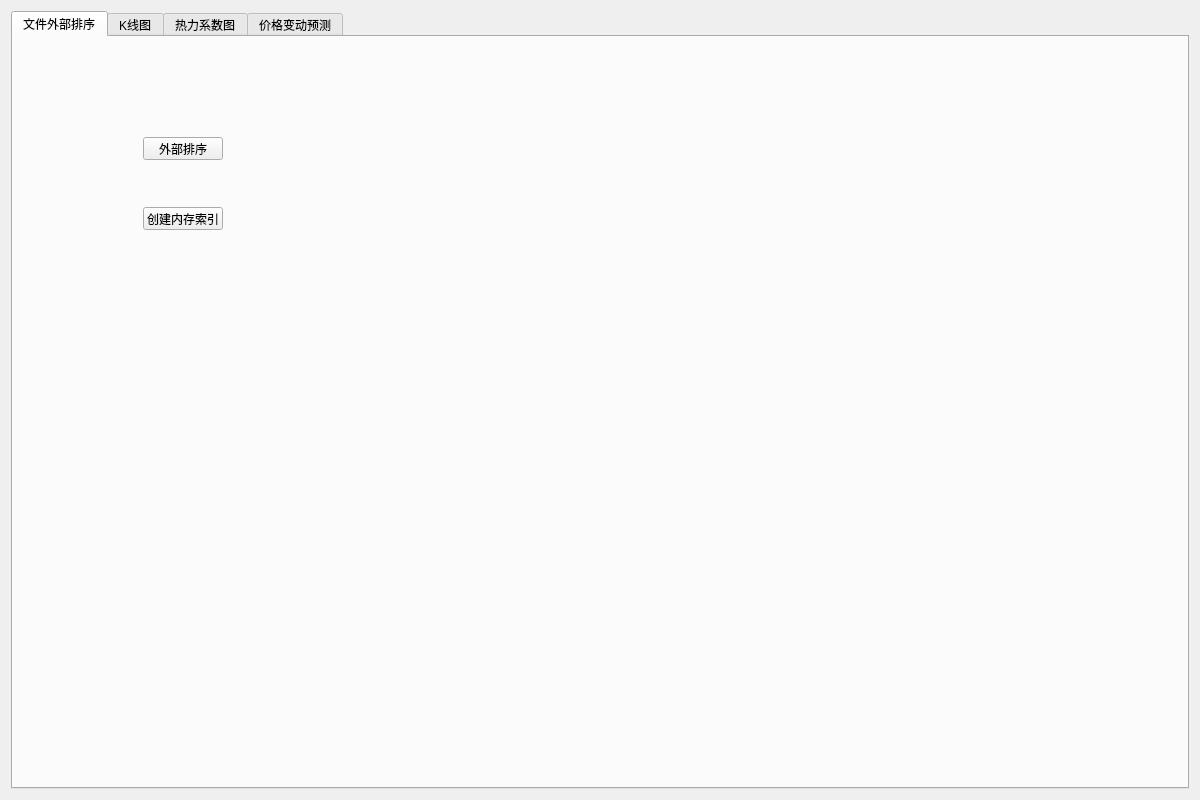
<?xml version="1.0" encoding="UTF-8"?>
<ui version="4.0">
 <class>Widget</class>
 <widget class="QWidget" name="Widget">
  <property name="geometry">
   <rect>
    <x>0</x>
    <y>0</y>
    <width>1200</width>
    <height>800</height>
   </rect>
  </property>
  <property name="windowTitle">
   <string>Widget</string>
  </property>
  <layout class="QVBoxLayout" name="verticalLayout">
   <item>
    <widget class="QTabWidget" name="tabWidget">
     <property name="currentIndex">
      <number>0</number>
     </property>
     <widget class="QWidget" name="tab_1">
      <attribute name="title">
       <string>文件外部排序</string>
      </attribute>
      <widget class="QPushButton" name="pushButton_2">
       <property name="geometry">
        <rect>
         <x>130</x>
         <y>100</y>
         <width>80</width>
         <height>23</height>
        </rect>
       </property>
       <property name="text">
        <string>外部排序</string>
       </property>
      </widget>
      <widget class="QPushButton" name="pushButton">
       <property name="geometry">
        <rect>
         <x>130</x>
         <y>170</y>
         <width>80</width>
         <height>23</height>
        </rect>
       </property>
       <property name="text">
        <string>创建内存索引</string>
       </property>
      </widget>
     </widget>
     <widget class="QWidget" name="tab_2">
      <attribute name="title">
       <string>K线图</string>
      </attribute>
      <widget class="QComboBox" name="cb2">
       <property name="geometry">
        <rect>
         <x>116</x>
         <y>89</y>
         <width>188</width>
         <height>23</height>
        </rect>
       </property>
       <property name="editable">
        <bool>true</bool>
       </property>
      </widget>
      <widget class="QLabel" name="ConsoleStockCodeLabel">
       <property name="geometry">
        <rect>
         <x>50</x>
         <y>60</y>
         <width>60</width>
         <height>23</height>
        </rect>
       </property>
       <property name="text">
        <string>股票代码：</string>
       </property>
      </widget>
      <widget class="QComboBox" name="cb1">
       <property name="geometry">
        <rect>
         <x>116</x>
         <y>60</y>
         <width>188</width>
         <height>23</height>
        </rect>
       </property>
       <property name="sizePolicy">
        <sizepolicy hsizetype="MinimumExpanding" vsizetype="Fixed">
         <horstretch>0</horstretch>
         <verstretch>0</verstretch>
        </sizepolicy>
       </property>
       <property name="editable">
        <bool>true</bool>
       </property>
      </widget>
      <widget class="QLabel" name="ConsoleMonthLabel">
       <property name="geometry">
        <rect>
         <x>50</x>
         <y>89</y>
         <width>60</width>
         <height>23</height>
        </rect>
       </property>
       <property name="text">
        <string>交易年月：</string>
       </property>
      </widget>
      <widget class="QPushButton" name="pushButton_5">
       <property name="geometry">
        <rect>
         <x>120</x>
         <y>140</y>
         <width>80</width>
         <height>23</height>
        </rect>
       </property>
       <property name="text">
        <string>确定</string>
       </property>
      </widget>
      <widget class="QCustomPlot" name="custom_plot" native="true">
       <property name="geometry">
        <rect>
         <x>380</x>
         <y>180</y>
         <width>500</width>
         <height>500</height>
        </rect>
       </property>
      </widget>
     </widget>
     <widget class="QWidget" name="tab_3">
      <attribute name="title">
       <string>热力系数图</string>
      </attribute>
      <widget class="QComboBox" name="cbb1">
       <property name="geometry">
        <rect>
         <x>20</x>
         <y>170</y>
         <width>131</width>
         <height>23</height>
        </rect>
       </property>
      </widget>
      <widget class="QComboBox" name="cbb3">
       <property name="geometry">
        <rect>
         <x>20</x>
         <y>210</y>
         <width>131</width>
         <height>23</height>
        </rect>
       </property>
      </widget>
      <widget class="QComboBox" name="cbb2">
       <property name="geometry">
        <rect>
         <x>160</x>
         <y>170</y>
         <width>131</width>
         <height>23</height>
        </rect>
       </property>
      </widget>
      <widget class="QComboBox" name="cbb4">
       <property name="geometry">
        <rect>
         <x>160</x>
         <y>210</y>
         <width>131</width>
         <height>23</height>
        </rect>
       </property>
      </widget>
      <widget class="QComboBox" name="cbb5">
       <property name="geometry">
        <rect>
         <x>20</x>
         <y>260</y>
         <width>131</width>
         <height>23</height>
        </rect>
       </property>
      </widget>
      <widget class="QComboBox" name="cbb7">
       <property name="geometry">
        <rect>
         <x>20</x>
         <y>300</y>
         <width>131</width>
         <height>23</height>
        </rect>
       </property>
      </widget>
      <widget class="QComboBox" name="cbb6">
       <property name="geometry">
        <rect>
         <x>160</x>
         <y>260</y>
         <width>131</width>
         <height>23</height>
        </rect>
       </property>
      </widget>
      <widget class="QComboBox" name="cbb8">
       <property name="geometry">
        <rect>
         <x>160</x>
         <y>300</y>
         <width>131</width>
         <height>23</height>
        </rect>
       </property>
      </widget>
      <widget class="QComboBox" name="cbb9">
       <property name="geometry">
        <rect>
         <x>20</x>
         <y>340</y>
         <width>131</width>
         <height>23</height>
        </rect>
       </property>
      </widget>
      <widget class="QComboBox" name="cbb10">
       <property name="geometry">
        <rect>
         <x>160</x>
         <y>340</y>
         <width>131</width>
         <height>23</height>
        </rect>
       </property>
      </widget>
      <widget class="QComboBox" name="cbb01">
       <property name="geometry">
        <rect>
         <x>70</x>
         <y>490</y>
         <width>131</width>
         <height>23</height>
        </rect>
       </property>
      </widget>
      <widget class="QLabel" name="label">
       <property name="geometry">
        <rect>
         <x>70</x>
         <y>460</y>
         <width>131</width>
         <height>16</height>
        </rect>
       </property>
       <property name="text">
        <string>请选择年月</string>
       </property>
      </widget>
      <widget class="QLabel" name="label_2">
       <property name="geometry">
        <rect>
         <x>80</x>
         <y>140</y>
         <width>131</width>
         <height>16</height>
        </rect>
       </property>
       <property name="text">
        <string>请选择十只股票</string>
       </property>
      </widget>
      <widget class="QCustomPlot" name="custom_plot_2" native="true">
       <property name="geometry">
        <rect>
         <x>360</x>
         <y>80</y>
         <width>600</width>
         <height>600</height>
        </rect>
       </property>
      </widget>
      <widget class="QPushButton" name="pushButton_3">
       <property name="geometry">
        <rect>
         <x>100</x>
         <y>390</y>
         <width>80</width>
         <height>23</height>
        </rect>
       </property>
       <property name="text">
        <string>确认</string>
       </property>
      </widget>
      <widget class="QPushButton" name="pushButton_4">
       <property name="geometry">
        <rect>
         <x>80</x>
         <y>540</y>
         <width>80</width>
         <height>23</height>
        </rect>
       </property>
       <property name="text">
        <string>绘制</string>
       </property>
      </widget>
      <widget class="QLabel" name="label_3">
       <property name="geometry">
        <rect>
         <x>30</x>
         <y>600</y>
         <width>261</width>
         <height>161</height>
        </rect>
       </property>
       <property name="text">
        <string>&lt;html&gt;&lt;head/&gt;&lt;body&gt;&lt;p&gt;选择好股票代码后点击确认&lt;/p&gt;&lt;p&gt;时间列表会自动筛选出十只股票共存的年月&lt;/p&gt;&lt;p&gt;选择后点击绘制。-1.01表示两只股票的收益&lt;/p&gt;&lt;p&gt;序列长度不一致 无法进行计算&lt;/p&gt;&lt;/body&gt;&lt;/html&gt;</string>
       </property>
      </widget>
     </widget>
     <widget class="QWidget" name="tab_4">
      <attribute name="title">
       <string>价格变动预测</string>
      </attribute>
      <widget class="QCustomPlot" name="custom_plot_3" native="true">
       <property name="geometry">
        <rect>
         <x>310</x>
         <y>150</y>
         <width>800</width>
         <height>600</height>
        </rect>
       </property>
      </widget>
      <widget class="QLabel" name="ConsoleMonthLabel_2">
       <property name="geometry">
        <rect>
         <x>40</x>
         <y>129</y>
         <width>60</width>
         <height>23</height>
        </rect>
       </property>
       <property name="text">
        <string>交易年月：</string>
       </property>
      </widget>
      <widget class="QComboBox" name="cb2_2">
       <property name="geometry">
        <rect>
         <x>106</x>
         <y>129</y>
         <width>188</width>
         <height>23</height>
        </rect>
       </property>
       <property name="editable">
        <bool>true</bool>
       </property>
      </widget>
      <widget class="QLabel" name="ConsoleStockCodeLabel_2">
       <property name="geometry">
        <rect>
         <x>40</x>
         <y>100</y>
         <width>60</width>
         <height>23</height>
        </rect>
       </property>
       <property name="text">
        <string>股票代码：</string>
       </property>
      </widget>
      <widget class="QPushButton" name="pushButton_6">
       <property name="geometry">
        <rect>
         <x>130</x>
         <y>200</y>
         <width>80</width>
         <height>23</height>
        </rect>
       </property>
       <property name="text">
        <string>确定</string>
       </property>
      </widget>
      <widget class="QComboBox" name="cb1_2">
       <property name="geometry">
        <rect>
         <x>106</x>
         <y>100</y>
         <width>188</width>
         <height>23</height>
        </rect>
       </property>
       <property name="sizePolicy">
        <sizepolicy hsizetype="MinimumExpanding" vsizetype="Fixed">
         <horstretch>0</horstretch>
         <verstretch>0</verstretch>
        </sizepolicy>
       </property>
       <property name="editable">
        <bool>true</bool>
       </property>
      </widget>
      <widget class="QLabel" name="label_4">
       <property name="geometry">
        <rect>
         <x>90</x>
         <y>300</y>
         <width>131</width>
         <height>101</height>
        </rect>
       </property>
       <property name="text">
        <string/>
       </property>
      </widget>
     </widget>
    </widget>
   </item>
  </layout>
 </widget>
 <customwidgets>
  <customwidget>
   <class>QCustomPlot</class>
   <extends>QWidget</extends>
   <header>qcustomplot.h</header>
   <container>1</container>
  </customwidget>
 </customwidgets>
 <resources/>
 <connections/>
</ui>
